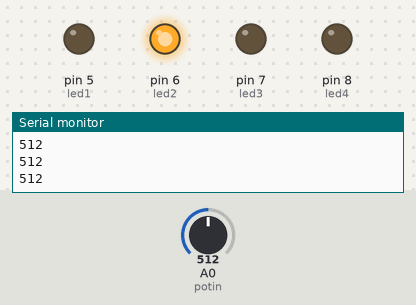
Recording of a sketch running on a simulated Arduino Uno, built with avr-gcc and run on an emulated ATmega328P. Shown: output pins drawn as LEDs (lit = HIGH), the last lines printed to the serial monitor. The test bench sets the inputs (shaded band); at power-on: A0 (potin) = 512.

Above: at 1.2 s.
1.3 s: A0 (potin) set to 267
2.8 s: A0 (potin) set to 245
At 3.5 s:
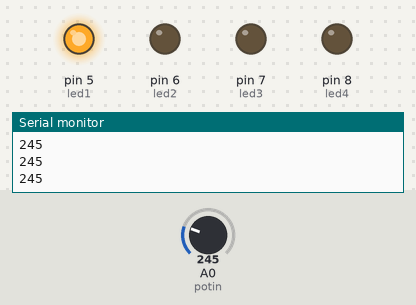
4.3 s: A0 (potin) set to 270
At 5.1 s:
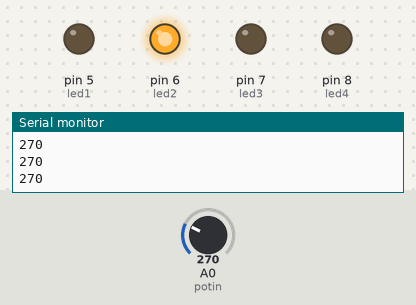
5.8 s: A0 (potin) set to 503
7.3 s: A0 (potin) set to 535
At 8.5 s:
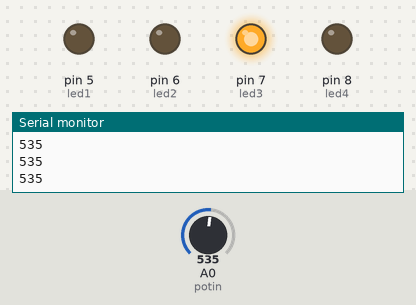
8.8 s: A0 (potin) set to 511
At 9.3 s:
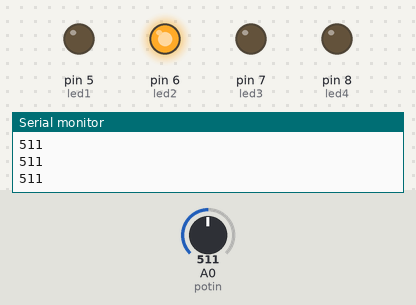
Timing chart, 0 to 11.3 s (numbered marks = the images above; inputs shaded):
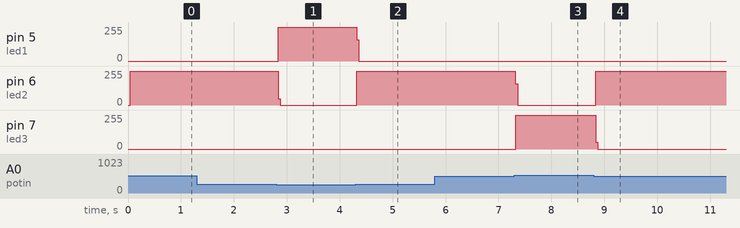

The sketch:

potentiometer_switch.ino
```cpp
const int led1 = 5;
const int led2 = 6;
const int led3 = 7;
const int led4 = 8;
const int potin = A0;
// Potentiometer values: 0-260-520-780

void setup()
{
    pinMode(led1, OUTPUT);
    pinMode(led2, OUTPUT);
    pinMode(led3, OUTPUT);
    pinMode(led4, OUTPUT);
    pinMode(potin, INPUT);
    Serial.begin(9600);
}

void clear_leds() {
  digitalWrite(led1, LOW);
  digitalWrite(led2, LOW);
  digitalWrite(led3, LOW);
  digitalWrite(led4, LOW);
}

void loop()
{
  int val = analogRead(potin);
  Serial.println(val);
if (val < 260) {
  clear_leds();
  digitalWrite(led1, HIGH);
}
else if (val < 520) {
  clear_leds();
  digitalWrite(led2, HIGH);
}
else if (val < 780) {
  clear_leds();
  digitalWrite(led3, HIGH);
}
else if (val < 1023) {
  clear_leds();
  digitalWrite(led4, HIGH);
}

}
```

Measured:
- the behaviour switches between 260 and 259 on A0 (potin) (found by bisection; images 0 and 1)
- the behaviour switches between 519 and 520 on A0 (potin) (found by bisection; images 2 and 3)
- after the input at 2.8 s, pin 5 (led1): 0/255 → 254/255 at once; pin 6 (led2): 255/255 → 0/255 at once
- after the input at 4.3 s, pin 5 (led1): 254/255 → 0/255 at once; pin 6 (led2): 0/255 → 255/255 at once
- after the input at 7.3 s, pin 6 (led2): 255/255 → 0/255 at once; pin 7 (led3): 0/255 → 255/255 at once
- after the input at 8.8 s, pin 6 (led2): 0/255 → 255/255 at once; pin 7 (led3): 255/255 → 0/255 at once
